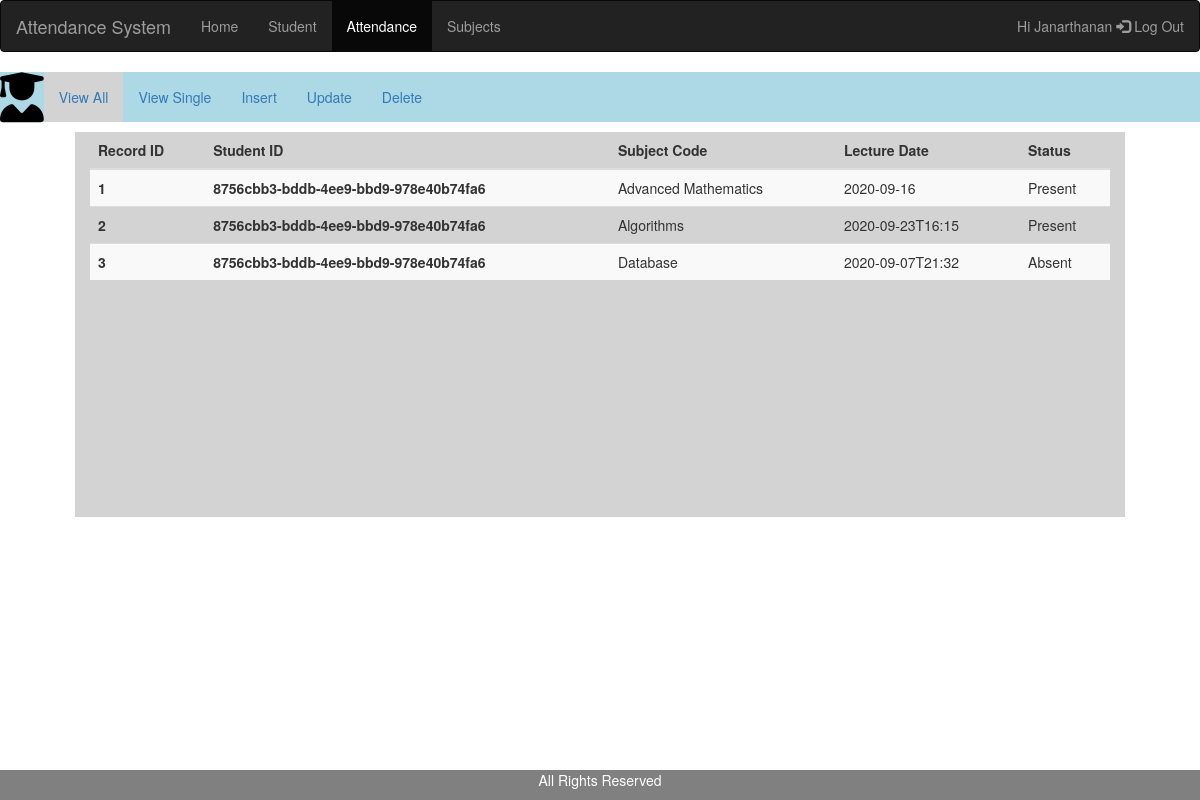
/attendance_viewall (signed in), run on the app's committed database.
### api_v1/models.py (models this page shows, shortened)
class record(models.Model):
    recordAdded = models.DateTimeField(auto_now_add=True)
    recordModified = models.DateTimeField(auto_now=True)
    class Meta:
        abstract = True

class attendance(record):
    studentId = models.ForeignKey(student,to_field="studentId",on_delete=models.CASCADE)
    subjectCode = models.CharField(max_length=200, blank=False, null=False)
    lectureDate = models.CharField(max_length=50, blank=False, null=False)
    status = models.CharField(max_length=20, blank=False, null=False)

class student(record):
     studentId = models.CharField(primary_key=True, default=generateUUID, editable=False,max_length=200)
     firstName = models.CharField(max_length=200, blank=False, null=False)
     lastName = models.CharField(max_length=200, blank=False, null=False)
     address = models.CharField(max_length=200, blank=False, null=False)
     email = models.CharField(max_length=200, blank=False, null=False)
     mobileNo = models.CharField(max_length=15, blank=False, null=False)
     department = models.CharField(max_length=100, blank=False, null=False)
     def __str__(self):
         return str(self.studentId)

### api_v1/views.py (the view)
# urls.py: path("attendance_viewall",views.attendance_viewall),
@login_required
def attendance_viewall(request):
    try:
        group = request.user.groups.get(name="Student")
    except:
        attendanceRecords = attendance.objects.all()
        context = {"allrecord": attendanceRecords}
        return render(request, "attendance_viewall.htm",context)
    if group.name=="Student":
        personalData = student.objects.get(studentId=request.user)
        context = {"student": personalData}
        return render(request, "my_record.htm",context)

### templates/attendance_viewall.htm (shortened to what this page needs)
<!DOCTYPE html>
<html lang="en">
<head>
  <link rel="stylesheet" href="https://maxcdn.bootstrapcdn.com/bootstrap/3.4.1/css/bootstrap.min.css">
  <link rel="stylesheet" href="https://cdnjs.cloudflare.com/ajax/libs/font-awesome/4.7.0/css/font-awesome.min.css">
</head>
<body>
  <nav class="navbar navbar-inverse" style="padding-bottom: 0px;">
    <div class="container-fluid" >
      <div class="navbar-header">
        <a class="navbar-brand" href="#">Attendance System</a>
      </div>
      <ul class="nav navbar-nav">
        <li><a href="home">Home</a></li>
        <li><a href="student_insert">Student</a></li>
        <li class="active"><a href="attendance_insert">Attendance</a></li>
        <li><a href="subjects_viewall">Subjects</a></li>
      </ul>
      <ul class="nav navbar-nav navbar-right">
        <li><a href="{% url 'logout' %}">
          Hi {{ user.first_name }}
          <span class="glyphicon glyphicon-log-in"></span> Log Out</a></li>
      </ul>
    </div>
  </nav>
    <div class="row">
    <div class="container-fluid" style="padding-top: 0%;background-color: lightblue;">
      <ul class="nav navbar-nav">
        <div class="navbar-header">
          <i class='fas fa-user-graduate' style='font-size:50px;color: black;'></i>
        </div>
        <li class="active" style="background-color: lightgrey;"><a href="attendance_viewall">View All</a></li>
        <li ><a href="attendance_viewsingle">View Single</a></li>
        <li ><a href="attendance_insert">Insert</a></li>
        <li ><a href="attendance_update">Update</a></li>
        <li ><a href="attendance_delete">Delete</a></li>
        </ul>
    </div>
    <div class="row" style="padding-top: 10px;">
      <div class="col-sm-1"></div>
      <div class="col-sm-10" style="background-color: lightgrey;height: 385px;">
        <table class="table table-striped">
            <thead>
              <tr>
                <th scope="col">Record ID</th>
                <th scope="col">Student ID</th>
                <th scope="col">Subject Code</th>
                <th scope="col">Lecture Date</th>
                <th scope="col">Status</th>
              </tr>
            </thead>
            <tbody>
              {% for record in allrecord %}
                <tr>
                <th scope="row">{{ record.id }}</th>
                <th>{{ record.studentId }}</th>
                <td>{{ record.subjectCode }}</td>
                <td>{{ record.lectureDate }}</td>
                <td>{{ record.status }}</td>
                </tr>
              {% endfor %}
            </tbody>
          </table>
      </div>
      <div class="col-sm-1"></div>
    </div>
</body>
<div class="footer" style="position: fixed;left: 0;bottom: 0;width:100%;background-color: grey;color: white;text-align: center;">
  <p>All Rights Reserved</p>
</html>

### data on the page
attendance: id "1", studentId "8756cbb3-bddb-4ee9-bbd9-978e40b74fa6", subjectCode "Advanced Mathematics", lectureDate "2020-09-16", status "Present"
attendance: id "2", studentId "8756cbb3-bddb-4ee9-bbd9-978e40b74fa6", subjectCode "Algorithms", lectureDate "2020-09-23T16:15", status "Present"
attendance: id "3", studentId "8756cbb3-bddb-4ee9-bbd9-978e40b74fa6", subjectCode "Database", lectureDate "2020-09-07T21:32", status "Absent"

### other printed values
{{ user.first_name }} "Janarthanan"
